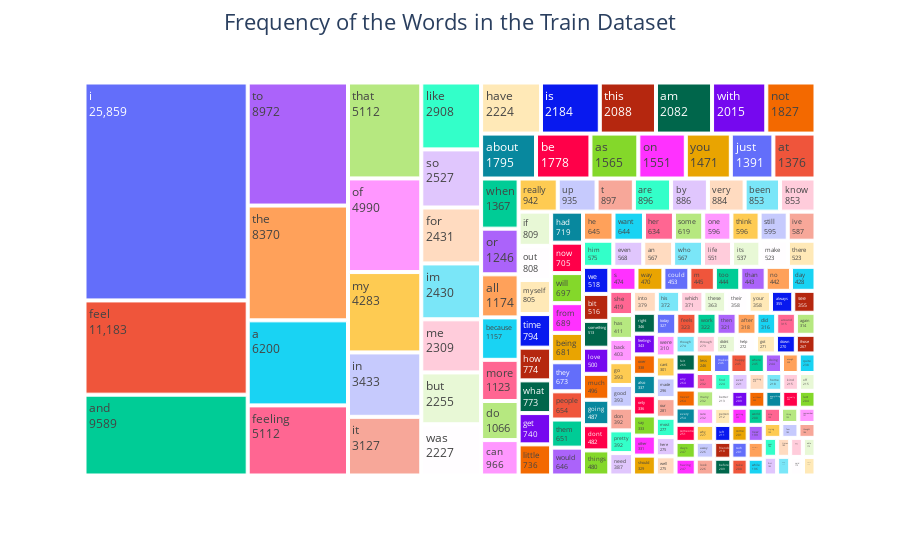

The code cell stored with this chart in its notebook:
### Code cell
# Word Frequency

FreqOfWords = train['text'].str.split(expand=True).stack().value_counts()
FreqOfWords_top200 = FreqOfWords[:200]

fig = px.treemap(FreqOfWords_top200, path=[FreqOfWords_top200.index], values=0)

fig.update_layout(title_text='Frequency of the Words in the Train Dataset',
                  title_x=0.5,
                  title_font=dict(size=22))

fig.update_traces(textinfo="label+value")
fig.show()

### Figure 1 — Plotly figure (JSON) as saved in the notebook; plotly's stock layout.template omitted (floating-point values rounded to 4 significant figures; data arrays with more than 128 entries replaced by an {"elided": "..."} marker saying what was removed)
{"data": [{"branchvalues": "total", "domain": {"x": [0, 1], "y": [0, 1]}, "hovertemplate": "labels=%{label}<br>0=%{value}<br>parent=%{parent}<br>id=%{id}<extra></extra>", "ids": {"elided": "200 str values"}, "labels": {"elided": "200 str values"}, "name": "", "parents": {"elided": "200 str values"}, "textinfo": "label+value", "type": "treemap", "values": {"elided": "200 int values"}}], "layout": {"autosize": true, "legend": {"tracegroupgap": 0}, "margin": {"t": 60}, "title": {"font": {"size": 22}, "text": "Frequency of the Words in the Train Dataset", "x": 0.5}}}
